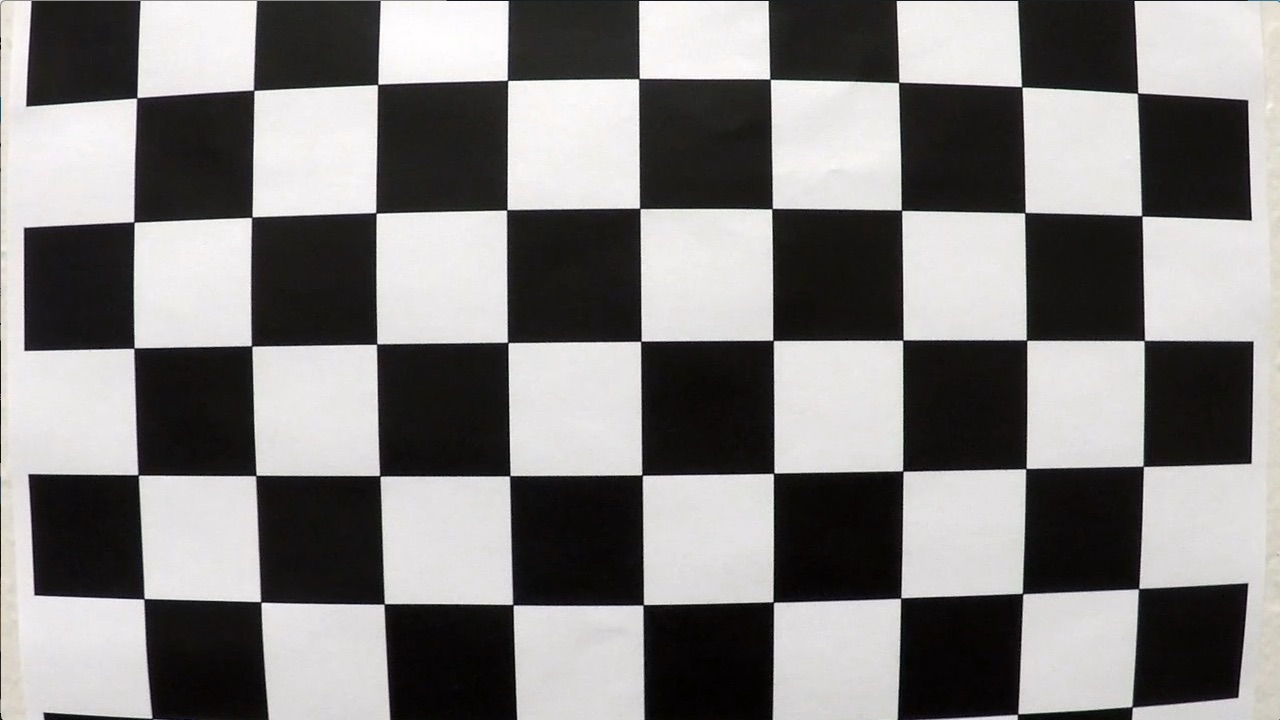
#> input picture CarND-Advanced-Lane-Lines/camera_cal/calibration1.jpg, 1280 x 720 px; its folder holds only this picture in this run
$ jupyter execute --allow-errors camera_calibration.ipynb   (shell and % lines are left out)   (older library calls are emulated)
#> lines starting #> are read from the running program, lines starting #| are printed output that depends on the picture; after the words box and inside, x2 and y2 are one past the last pixel; in counts of white or black regions, pixels touching at a corner belong together; long printed decimals are rounded
Camera Calibration with OpenCV
===

### Run the code in the cell below to extract object points and image points for camera calibration.

[cell 1]
import numpy as np
import cv2
import glob
import matplotlib.pyplot as plt
# %matplotlib qt

# prepare object points, like (0,0,0), (1,0,0), (2,0,0) ....,(6,5,0)
objp = np.zeros((6*9,3), np.float32)
objp[:,:2] = np.mgrid[0:9, 0:6].T.reshape(-1,2)

# Arrays to store object points and image points from all the images.
objpoints = [] # 3d points in real world space
imgpoints = [] # 2d points in image plane.

# Make a list of calibration images
images = glob.glob('camera_cal/calibration*.jpg')

# Step through the list and search for chessboard corners
for idx, fname in enumerate(images):
    img = cv2.imread(fname)
#> img is the input picture: shape (720, 1280, 3); mean B, G, R 127.8, 128.4, 130.1
    gray = cv2.cvtColor(img, cv2.COLOR_BGR2GRAY)

    # Find the chessboard corners
    ret, corners = cv2.findChessboardCorners(gray, (9,6), None)
#> ret = False; corners = None

    # If found, add object points, image points
    if ret == True:
        objpoints.append(objp)
        imgpoints.append(corners)

        # Draw and display the corners
#         cv2.drawChessboardCorners(img, (8,6), corners, ret)
#         #write_name = 'corners_found'+str(idx)+'.jpg'
#         #cv2.imwrite(write_name, img)
#         cv2.imshow('img', img)
#         cv2.waitKey(500)

# cv2.destroyAllWindows()

### If the above cell ran sucessfully, you should now have `objpoints` and `imgpoints` needed for camera calibration.  Run the cell below to calibrate, calculate distortion coefficients, and test undistortion on an image!

[cell 2]
import pickle

# Test undistortion on an image
img = cv2.imread('test_images/test1.jpg')
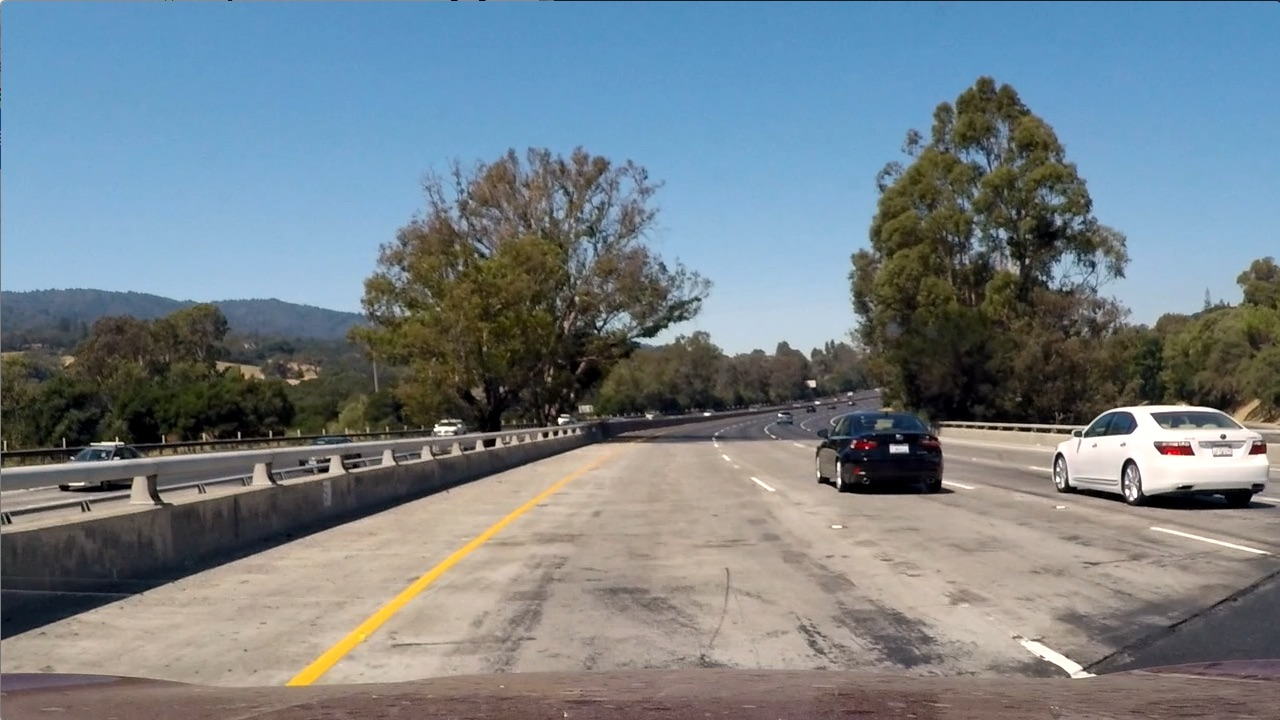
#> input picture CarND-Advanced-Lane-Lines/test_images/test1.jpg, 1280 x 720 px
#> img is the input picture: shape (720, 1280, 3); mean B, G, R 135.5, 128.7, 117.5
img_size = (img.shape[1], img.shape[0])
#> img_size = (1280, 720)

# Do camera calibration given object points and image points
#> (the rest of this cell did not finish here and is left out)

[cell 3]
# Define a function that takes an image, number of x and y points,
# camera matrix and distortion coefficients
# [33 lines left out: function corners_unwarp, not called in this run]

[cell 4]
# Define a function that takes an image, gradient orientation,
# and threshold min / max values.
# [18 lines left out: function abs_sobel_thresh, not called in this run]

[cell 5]
# Define a function to return the magnitude of the gradient
# for a given sobel kernel size and threshold values
# [17 lines left out: function mag_thresh, not called in this run]

[cell 6]
# Define a function to threshold an image for a given range and Sobel kernel
# [14 lines left out: function dir_threshold, not called in this run]

[cell 7]
ksize = 3 # Choose a larger odd number to smooth gradient measurements

# Apply each of the thresholding functions
#> (the rest of this cell did not finish here and is left out)

[cell 8]
import matplotlib.pyplot as plt
import matplotlib.image as mpimg
import numpy as np
import cv2

# Read in an image, you can also try test1.jpg or test4.jpg
image = mpimg.imread('test6.jpg')
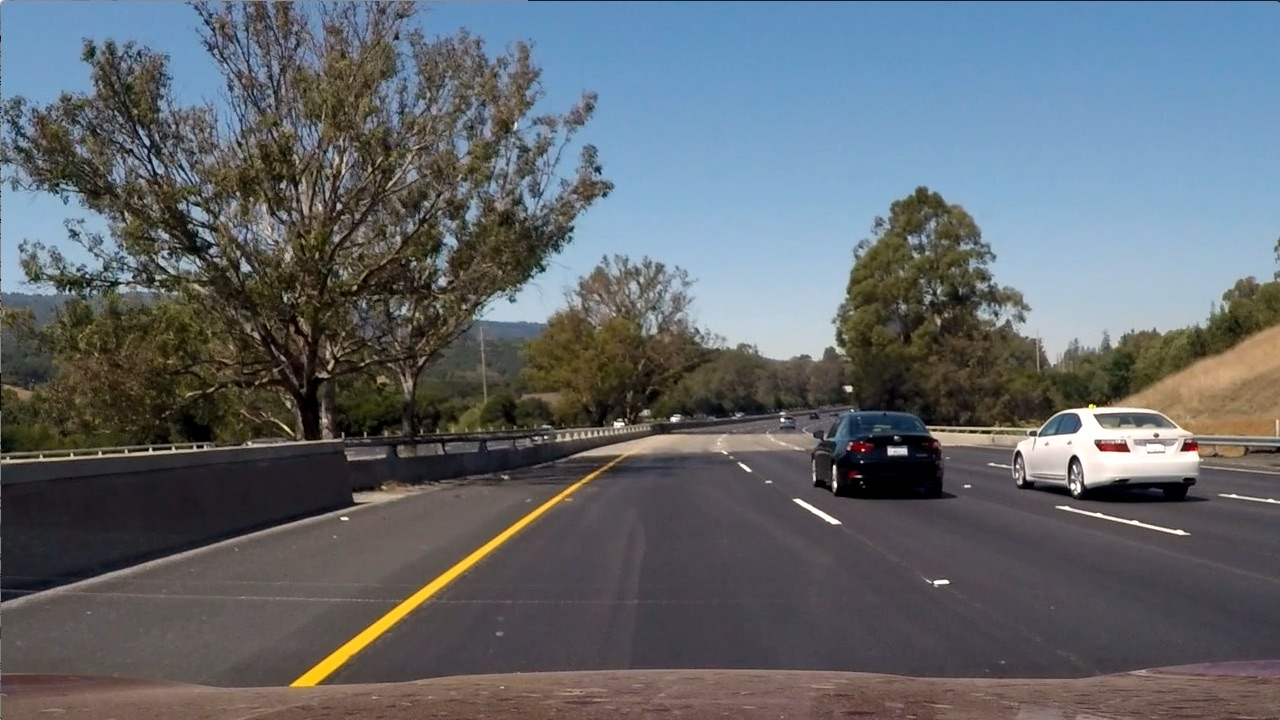
#> input picture CarND-Advanced-Lane-Lines/test_images/test6.jpg, 1280 x 720 px, found by its file name
#> image is the input picture: shape (720, 1280, 3); mean R, G, B 97, 102.6, 107.9

# Define a function that thresholds the S-channel of HLS
# Use exclusive lower bound (>) and inclusive upper (<=)
def hls_select(img, thresh=(0, 255)):
#> called with thresh = (90, 255)
    hls = cv2.cvtColor(img, cv2.COLOR_RGB2HLS)
#> hls: shape (720, 1280, 3); mean of channels 0, 1, 2 76.7, 102.2, 57.5
    s_channel = hls[:,:,2]
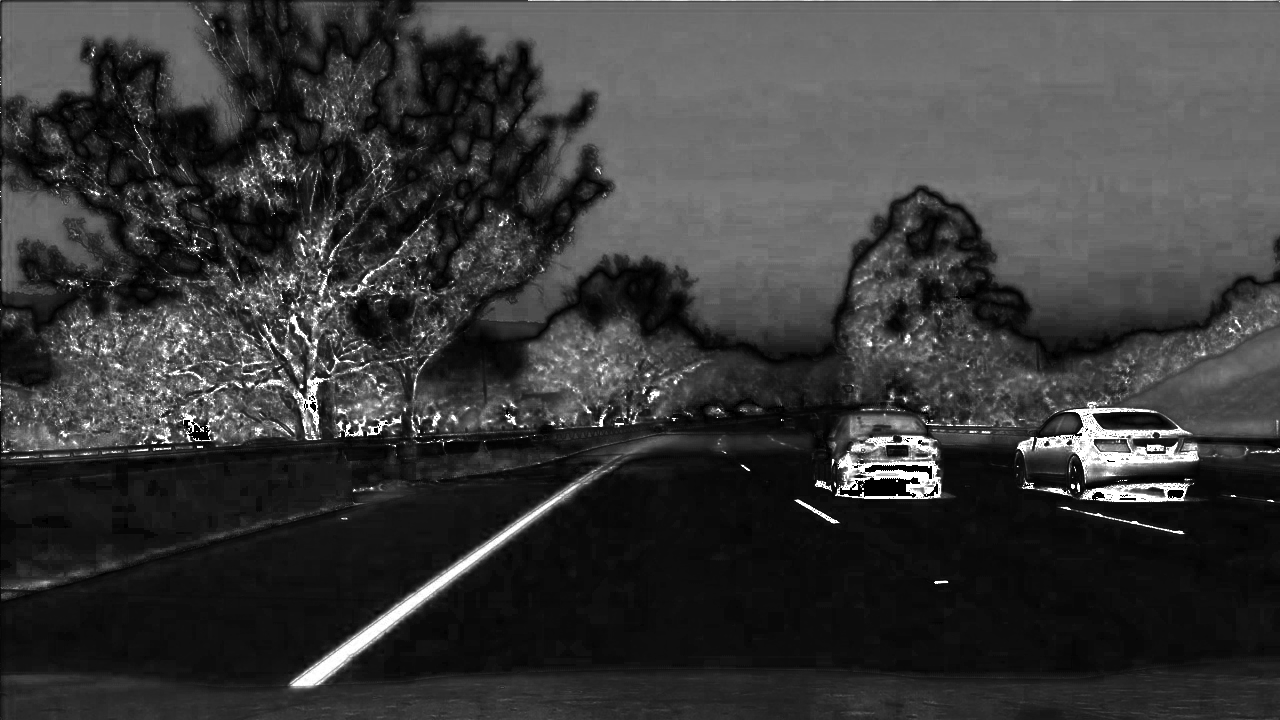
#> s_channel: shape (720, 1280); min 0, max 255, mean 57.5
    binary_output = np.zeros_like(s_channel)
    binary_output[(s_channel > thresh[0]) & (s_channel <= thresh[1])] = 1
    return binary_output

hls_binary = hls_select(image, thresh=(90, 255))
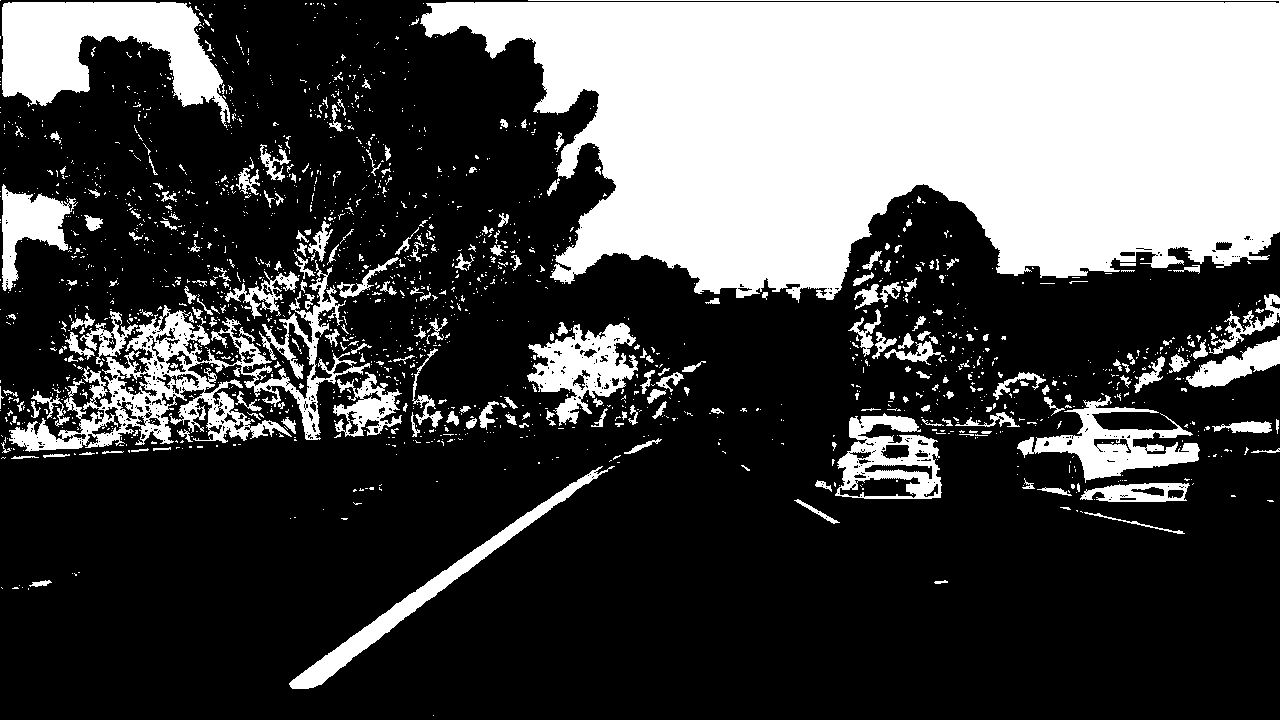
#> hls_binary: shape (720, 1280); values 0 (black) and 1 (white), 29.6% white; 1863 white regions (1622 under 20 px), largest, box (x1, y1, x2, y2) and area: (420, 0, 1280, 303) 187403, (9, 260, 370, 452) 15586, (2, 2, 230, 128) 14787

# Plot the result
f, (ax1, ax2) = plt.subplots(1, 2, figsize=(24, 9))
f.tight_layout()
ax1.imshow(image)
ax1.set_title('Original Image', fontsize=50)
ax2.imshow(hls_binary, cmap='gray')
ax2.set_title('Thresholded S', fontsize=50)
plt.subplots_adjust(left=0., right=1, top=0.9, bottom=0.)

[cell 9]
import numpy as np
import cv2
import matplotlib.pyplot as plt
import matplotlib.image as mpimg


#> (the rest of this cell did not finish here and is left out)

[cell 10]
import numpy as np
import cv2
import matplotlib.pyplot as plt

# Assuming you have created a warped binary image called "binary_warped"
# Take a histogram of the bottom half of the image
#> (the rest of this cell did not finish here and is left out)

#> (a cell that did not finish here is left out)

#> (a cell that did not finish here is left out)

#> (a cell that did not finish here is left out)

[cell 14]
import numpy as np
import matplotlib.pyplot as plt
# Generate some fake data to represent lane-line pixels
ploty = np.linspace(0, 719, num=720)# to cover same y-range as image
#> ploty = 720 values from 0 to 719
quadratic_coeff = 3e-4 # arbitrary quadratic coefficient
# For each y position generate random x position within +/-50 pix
# of the line base position in each case (x=200 for left, and x=900 for right)
leftx = np.array([200 + (y**2)*quadratic_coeff + np.random.randint(-50, high=51)
                              for y in ploty])
#> leftx = 720 values, max 394.8 at index 709, min 150.9 at index 54, mean 252.3
rightx = np.array([900 + (y**2)*quadratic_coeff + np.random.randint(-50, high=51)
                                for y in ploty])
#> rightx = 720 values, max 1097.7 at index 704, min 852.1 at index 83, mean 950.4

leftx = leftx[::-1]  # Reverse to match top-to-bottom in y
#> leftx = 720 values, max 394.8 at index 10, min 150.9 at index 665, mean 252.3
rightx = rightx[::-1]  # Reverse to match top-to-bottom in y
#> rightx = 720 values, max 1097.7 at index 15, min 852.1 at index 636, mean 950.4


# Fit a second order polynomial to pixel positions in each fake lane line
left_fit = np.polyfit(ploty, leftx, 2)
#> left_fit = [0.000308, -0.445, 359.1]
left_fitx = left_fit[0]*ploty**2 + left_fit[1]*ploty + left_fit[2]
#> left_fitx = 720 values, max 359.1 at index 0, min 198.4 at index 719, mean 252.3
right_fit = np.polyfit(ploty, rightx, 2)
#> right_fit = [0.000253, -0.396, 1049.1]
right_fitx = right_fit[0]*ploty**2 + right_fit[1]*ploty + right_fit[2]
#> right_fitx = 720 values, max 1049.1 at index 0, min 895.3 at index 719, mean 950.4

# Plot up the fake data
mark_size = 3
plt.plot(leftx, ploty, 'o', color='red', markersize=mark_size)
plt.plot(rightx, ploty, 'o', color='blue', markersize=mark_size)
plt.xlim(0, 1280)
plt.ylim(0, 720)
plt.plot(left_fitx, ploty, color='green', linewidth=3)
plt.plot(right_fitx, ploty, color='green', linewidth=3)
plt.gca().invert_yaxis() # to visualize as we do the images
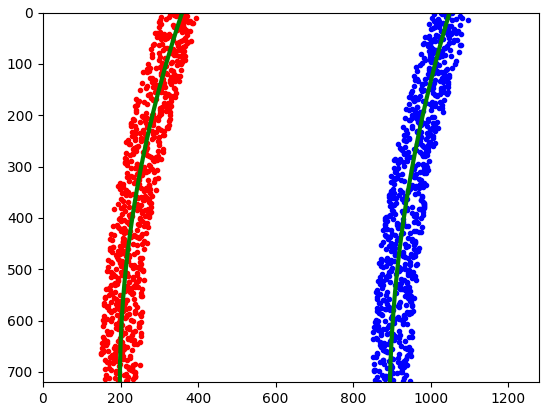
#> figure drawn by matplotlib, 1 panel

[cell 15]
# Define y-value where we want radius of curvature
# I'll choose the maximum y-value, corresponding to the bottom of the image
y_eval = np.max(ploty)
#> y_eval = 719
left_curverad = ((1 + (2*left_fit[0]*y_eval + left_fit[1])**2)**1.5) / np.absolute(2*left_fit[0])
#> left_curverad = 1625.1
right_curverad = ((1 + (2*right_fit[0]*y_eval + right_fit[1])**2)**1.5) / np.absolute(2*right_fit[0])
#> right_curverad = 1976.3
print(left_curverad, right_curverad)
#| 1625.060 1976.297
# Example values: 1926.74 1908.48

[cell 16]
# Define conversions in x and y from pixels space to meters
ym_per_pix = 30/720 # meters per pixel in y dimension
xm_per_pix = 3.7/700 # meters per pixel in x dimension

# Fit new polynomials to x,y in world space
left_fit_cr = np.polyfit(ploty*ym_per_pix, leftx*xm_per_pix, 2)
#> left_fit_cr = [0.000937, -0.0564, 1.9]
right_fit_cr = np.polyfit(ploty*ym_per_pix, rightx*xm_per_pix, 2)
#> right_fit_cr = [0.000771, -0.0502, 5.55]
# Calculate the new radii of curvature
left_curverad = ((1 + (2*left_fit_cr[0]*y_eval*ym_per_pix + left_fit_cr[1])**2)**1.5) / np.absolute(2*left_fit_cr[0])
#> left_curverad = 533.8
right_curverad = ((1 + (2*right_fit_cr[0]*y_eval*ym_per_pix + right_fit_cr[1])**2)**1.5) / np.absolute(2*right_fit_cr[0])
#> right_curverad = 648.2
# Now our radius of curvature is in meters
print(left_curverad, 'm', right_curverad, 'm')
#| 533.753 m 648.157 m
# Example values: 632.1 m    626.2 m
